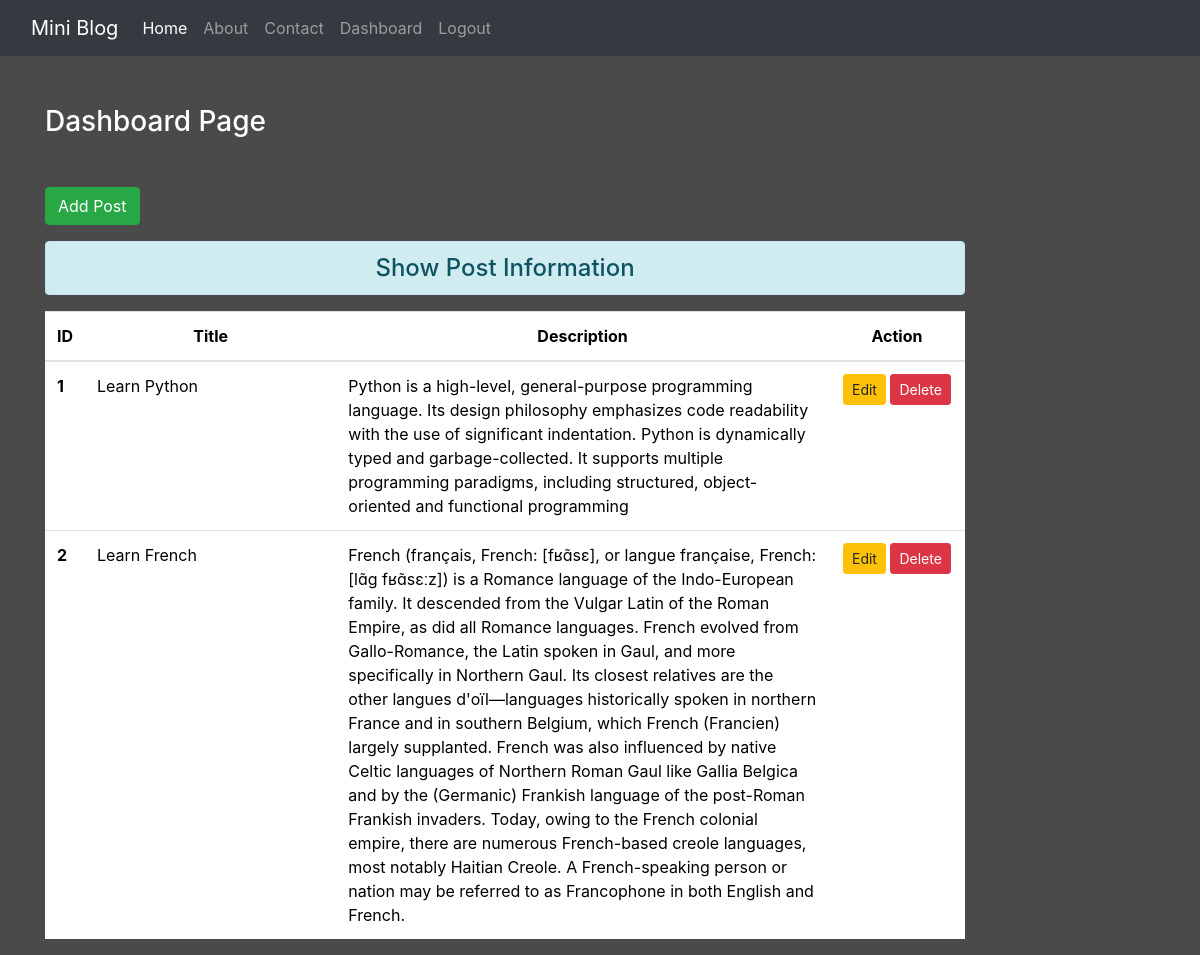
The page /dashboard/ (signed in) on the database its author committed.
### blog/models.py (models this page shows)
class Post(models.Model):
  title = models.CharField(max_length=200)
  desc = models.TextField()

### blog/views.py (the view)
# urls.py: path('dashboard/', views.dashboard, name='dashboard'),
def dashboard(request):
  if request.user.is_authenticated:
    posts = Post.objects.all()
    return render(request, 'blog/dashboard.html', {'posts':posts})
  else:
     return HttpResponseRedirect('/login')

### blog/templates/blog/dashboard.html (shortened to what this page needs)
{% extends 'blog/base.html' %}
{% load static %}
  {% block content %}
  <div class="col-sm-10">
  <h3 class="text-white my-5">Dashboard Page</h3>
  <a href="{% url 'addpost' %}" class="btn btn-success">Add Post</a>
  <h4 class="text-center alert alert-info mt-3">Show Post Information</h4>
  {% if posts %}
    <table class="table table-hover bg-white">
      <thead>
        <tr class="text-center">
          <th scope="col" style="width:2%">ID</th>
          <th scope="col" style="width:28%">Title</th>
          <th scope="col" style="width:55%">Description</th>
          <th scope="col" style="width:15%">Action</th>
        </tr>
      </thead>
      <tbody>
        {% for post in posts %}
          <tr>
            <th scope="row">{{post.id}}</th>
            <td>{{post.title}}</td>
            <td>{{post.desc}}</td>
            <td class="text-center">
              <a href="{% url 'updatepost' post.id %}" class="btn btn-warning btn-sm">Edit</a>
              <form action="{% url 'deletepost' post.id %}" method="post" class="d-inline">
              <input type="submit" class="btn btn-danger btn-sm" value="Delete">
              </form>
            </td>
          </tr>
          {% endfor %}
      </tbody>
    </table>
    {% else %}
      <h4 class="text-center alert alert-warning">No Records</h4>
    {% endif %}
</div>
{% endblock content %}

### blog/templates/blog/base.html (shortened to what this page needs)
<!DOCTYPE html>
{% load static %}
<html lang="en">
<head>
  <link rel="stylesheet" href="{% static 'blog/css/bootstrap.css' %}">
  <link rel="stylesheet" href="{% static 'blog/css/style.css' %}">
</head>
<body>
  <div class="container-fluid bg-dark">
    {% include 'blog/navbar.html' %}
  </div>
  <div class="container">
    <div class="row">
      <div class="col-sm-12">
      </div>
    </div>
    <div class="row">
      {% block content %}
      {% endblock content %}
    </div>
  </div>
</body>
</html>

### blog/templates/blog/navbar.html (shortened to what this page needs)
<nav class="navbar navbar-expand-lg navbar-dark bg-dark">
  <a class="navbar-brand" href="{% url 'home' %}">Mini Blog</a>
  <div class="collapse navbar-collapse" id="navbarNav">
    <ul class="navbar-nav">
      <li class="nav-item active">
        <a class="nav-link" href="/">Home <span class="sr-only">(current)</span></a>
      </li>
      <li class="nav-item">
        <a class="nav-link" href="{% url 'about' %}">About</a>
      </li>
      <li class="nav-item">
        <a class="nav-link" href="{% url 'contact' %}">Contact</a>
      </li>
      {% if request.user.is_authenticated %}
        <li class="nav-item">
          <a class="nav-link" href="{% url 'dashboard' %}">Dashboard</a>
        </li>
        <li class="nav-item">
          <a class="nav-link" href="{% url 'logout' %}">Logout</a>
        </li>
      {% endif %}
    </ul>
  </div>
</nav>

### blog/static/blog/css/style.css (style rules this page uses)
body { background-color: rgb(75, 74, 74); color: antiquewhite; }

### blog/templates/blog/dashboard.html (style rules this page uses)
.table { color: black; }

### rows shown on the page
Post: id "1", title "Learn Python", desc "Python is a high-level, general-purpose programming language. Its design philosophy emphasizes code readability with the use of significant indentation. Python is dynamically typed and garbage-collected. It supports multiple programming paradigms, including structured, object-oriented and functional programming"
Post: id "2", title "Learn French", desc "French (français, French: [fʁɑ̃sɛ], or langue française, French: [lɑ̃ɡ fʁɑ̃sɛːz]) is a Romance language of the Indo-European family. It descended from the Vulgar Latin of the Roman Empire, as did all Romance languages. French evolved from Gallo-Romance, the Latin spoken in Gaul, and more specifically in Northern Gaul. Its closest relatives are the other langues d'oïl—languages historically spoken in northern France and in southern Belgium, which French (Francien) largely supplanted. French was also influenced by native Celtic languages of Northern Roman Gaul like Gallia Belgica and by the (Germanic) Frankish language of the post-Roman Frankish invaders. Today, owing to the French colonial…"
